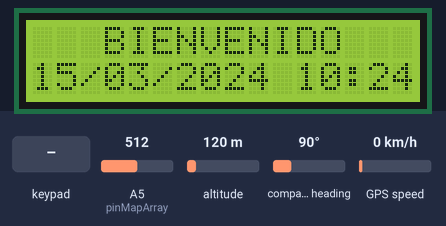
A sketch run on a simulated Arduino Mega 2560, built with avr-gcc and run on an emulated ATmega2560. On the bench: 16×2 character LCD. The test bench sets the inputs (shaded band); at power-on: A5 (pinMapArray) = 512, altitude 120 m, compass heading 90°, GPS speed 0 km/h. The local clock reads 2024-03-15 10:24:30 at power-on unless the sketch sets it; storage starts empty; the GPS gets a fix after 3 s at 37.7749, -122.4194 with 8 satellites; what the sketch prints to the serial monitor is not drawn.

Above: at 1.2 s.
1.3 s: keypad keys 2 9 3 1 3 3 3 5 D pressed 0.4 s apart
At 5.6 s:
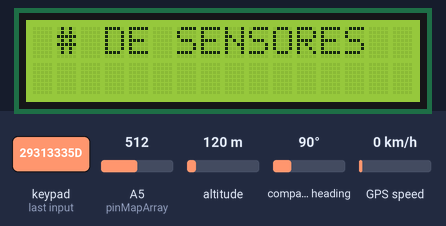
6.4 s: key '1' pressed
At 7.6 s:
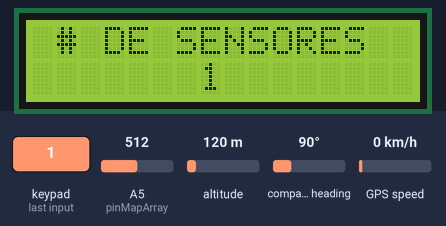
7.9 s: key 'D' pressed
At 9.1 s:
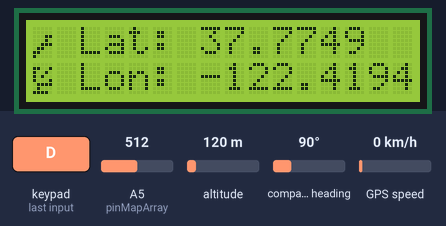
9.4 s: keypad keys 3 7 3 9 4 1 4 3 D pressed 0.4 s apart
At 10.8 s:
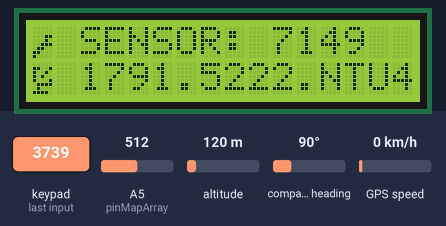
14.5 s: keypad keys 1 3 9 7 2 2 2 2 D pressed 0.4 s apart
At 15.7 s:
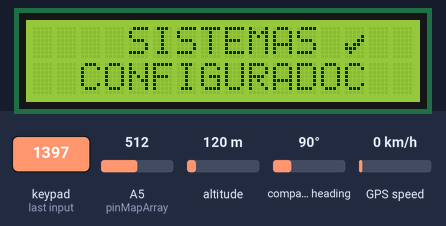
Timing chart, 0 to 17.5 s (numbered marks = the images above; inputs shaded):
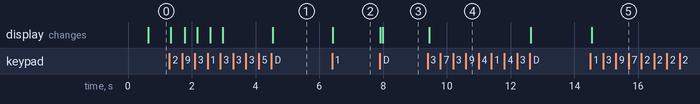

Measured:
- after the input at 1.3 s, the display: first changes at once (image 1 shows a later state)
- after the input at 6.4 s, the display: changes at once (image 2)
- after the input at 7.9 s, the display: first changes at once (image 3 shows a later state)
- after the input at 9.4 s, the display: changes at once (image 4)
- after the input at 14.5 s, the display: changes at once (image 5)

The sketch:

InterfazTesis.ino
```cpp
#include <TinyGPS.h>
#include <LiquidCrystal_I2C.h>
#include <Wire.h>
#include <Keypad.h>
#include <RTClib.h>
#include <SPI.h>
#include <SdFat.h>

#define SSpin 53

void iPrincipalMenu();
int GetSystemParameters(int currentInterface, int sampleRate, int numberOfSensors);
String dateTime;

const int NUMBERS_OF_SENSORS_ALLOWED = 5;

LiquidCrystal_I2C lcd(0x3F, 16, 2);
RTC_DS1307 RTC;
TinyGPS GPS;
File fileObject;
SdFat SD;

const byte rowsCount = 4;
const byte columsCount = 4;

char keys[4][4] = {
   { '1','2','3', 'A' },
   { '4','5','6', 'B' },
   { '7','8','9', 'C' },
   { '*','0','#', 'D' }
};

const byte rowPins[4] = { 29, 31, 33, 35 };
const byte columnPins[4] = { 37, 39, 41, 43 };

Keypad keypad = Keypad(makeKeymap(keys), rowPins, columnPins, rowsCount, columsCount);

const int pinMapArray[NUMBERS_OF_SENSORS_ALLOWED] = {A5,A4,A0,A1,A2};
int availableSensors[NUMBERS_OF_SENSORS_ALLOWED];

bool Screen = true;
int samplingRate = 0;
int numberOfSensors = 0;
bool SDStatus = true;
float latitude, longitude;
unsigned long age = 0;
String txtString=".txt";
String newFile;


void setup() {

  RTC.begin();
  Serial.begin(9600);
  Serial3.begin(9600);

  Serial.println("TESTING...");
  lcd.init();
  lcd.backlight();

  String dateTime = GetTime(1);
  newFile = dateTime + txtString;
  Serial.println(newFile);

}

void loop() {

int currentInterface = 0;

while(Screen){

  while (currentInterface == 0 && Screen == true){
    iSDDiagnostic();
    currentInterface = currentInterface + 10;
  }

  while (currentInterface == 10 && Screen == true) {
  String dateTime = GetTime(0);  iPrincipalMenu(dateTime); char KeyP = keypad.getKey();
  if (KeyP){currentInterface=ChangeInterface(currentInterface,KeyP);}
  }

  while (currentInterface == 20 && Screen == true) {
  int aux = GetSystemParameters(currentInterface, samplingRate, numberOfSensors);
  Serial.print("Frecuencia de muestreo: "); Serial.print(aux); Serial.println(" minutos");
  samplingRate = aux*1000;
  currentInterface = currentInterface + 10;}

  while (currentInterface == 30 && Screen == true) {
  int aux = GetSystemParameters(currentInterface, samplingRate, numberOfSensors);
  Serial.print("Numero de sensores: "); Serial.println(aux);
  numberOfSensors = aux;
  for (int i=0; i<numberOfSensors; i++){
    availableSensors[i]=pinMapArray[i];
  }
  currentInterface = currentInterface + 10;}

  while (currentInterface == 40 && Screen == true) {
  getGPS(); iGPSDiagnostic(latitude,longitude); char KeyP = keypad.getKey();
  if (KeyP){currentInterface=ChangeInterface(currentInterface,KeyP);}}

  while (currentInterface == 50 && Screen == true) {
  iSensorsDiagnostic(numberOfSensors); char KeyP = keypad.getKey();
  currentInterface = 60;
  }

  while (currentInterface == 60 && Screen == true) {
  iCredits(); char KeyP = keypad.getKey();
  if (KeyP){currentInterface=ChangeInterface(currentInterface,KeyP);}
  }

  while (currentInterface == 70 && Screen == true) {
  iSystemReady(); char KeyP = keypad.getKey();
  if (KeyP){currentInterface=ChangeInterface(currentInterface,KeyP);}
  }

  fileObject = SD.open(newFile, FILE_WRITE);
  SDCardPrintHeaders(fileObject);

  }

  fileObject = SD.open(newFile, FILE_WRITE);
  SDCardSaveData(fileObject);
  delay(samplingRate);

}
```

InterfaceFunctions.ino
```cpp
const byte prevArrow[] = {B00011,B00110,B01100,B11000,B11000,B01100,B00110,B00011}; // <-
const byte nextArrow[] = {B11000,B01100,B00110,B00011,B00011,B00110,B01100,B11000}; // ->
const byte keyIcon[]   = {B00000,B00000,B00011,B00010,B00111,B01100,B11000,B10000};
const byte gpsIcon[]   = {B00000,B11001,B10010,B10100,B10001,B01111,B01000,B11110};
const byte checkIcon[] = {B00000,B00000,B00001,B00011,B10110,B11100,B01000,B00000};

void iSDDiagnostic(){
  int b1 = 0;
  while (b1 == 0) {
    if (!SD.begin(SSpin)) {
      lcd.setCursor(4,0);
      lcd.print("FALLO SD");
      delay(500);
    }
    else {
      fileObject = SD.open(newFile, FILE_WRITE);
      if (fileObject) {
        fileObject.println("Medición de turbidez");
        fileObject.close();
        b1 = 1;

      } else {
        lcd.setCursor(4,0);
        lcd.print("ERROR SD");
      }
    }
  }
  lcd.home();
  lcd.setCursor(3,0);
  lcd.print("SD CORRECTA");
  delay(500);
  lcd.clear();
}


int GetSystemParameters(int currentInterface, int sampleRate, int numberOfSensors){

  if( currentInterface==20 ){
  bool OK = false;
  char NumP[] = {' ', ' ', ' ', ' ', ' ', ' ', ' ',' ',' ', ' ', ' ', ' ', ' ', ' ', ' ',' ',};
  int C = 0;

  while (OK == false){
    iSamplingRate(NumP);
    char Num = keypad.waitForKey();
    if (Num == '0'||Num == '1'||Num == '2'||Num == '3'||Num == '4'||Num == '5'||Num == '6'||Num == '7'||Num == '8'||Num == '9')
    {
      NumP[C] = Num;
      iSamplingRate(NumP);
    for (int i=0; i < 1; i++){
      i++; C++;
      }
    }
    else if (Num == 'A') {
      if (C>0){
        NumP[C-1]=' ';
        C=C-1;
      }
      }

    else if(Num == 'D'){
      int NumInt = atoi(NumP);
      if (NumInt > 0){
        lcd.clear();
        OK=true;
        return(NumInt);
        }}}}

  if( currentInterface==30 ){
  bool OK = false;
  char NumP[] = {' ', ' ', ' ', ' ', ' ', ' ', ' ',' ',' ', ' ', ' ', ' ', ' ', ' ', ' ',' ',};
  int C = 0;

  while (OK == false){
    NumberOfSensors(NumP);
    char Num = keypad.waitForKey();
    if (Num == '0'||Num == '1'||Num == '2'||Num == '3'||Num == '4'||Num == '5'||Num == '6'||Num == '7'||Num == '8'||Num == '9')
    { NumP[C] = Num; NumberOfSensors(NumP);
    for (int i=0; i < 1; i++){ i++; C++;}}
    else if (Num == 'A') { if (C>0){
        NumP[C-1]=' ';
        C=C-1;
      }}

    else if(Num == 'D'){
    int NumInt = atoi(NumP);
    if (NumInt > 0 && NumInt <= NUMBERS_OF_SENSORS_ALLOWED){
        lcd.clear();
        bool OK2 = false;
        OK=true;
        OK2=true;
        lcd.clear();
        return(NumInt);
        }

    }}}
    }

void iCredits(){
  lcd.setCursor(4, 0);
  lcd.print("CREDITOS");
  lcd.setCursor(3,1); lcd.print("JAVO & GAMC");}

void iNotifications(){
  lcd.setCursor(2, 0);
  lcd.print("ALERTA SD:");
  lcd.setCursor(1, 1);
  lcd.print("NO ENCONTRADA");
  }

void iPrincipalMenu(String dateTime){
  lcd.setCursor(3, 0);
  lcd.print("BIENVENIDO");
  lcd.setCursor(0,1);
  lcd.print(dateTime);
  }

void iAdjustSamplingRateMenu(){
  lcd.createChar(0, prevArrow); lcd.createChar(1, nextArrow);
  lcd.home(); lcd.write(0);
  lcd.setCursor(15,0);  lcd.write(1);
  lcd.setCursor(4, 0);
  lcd.print("AJUSTAR");
  lcd.setCursor(1, 1);
  lcd.print("FREQ MUESTREO:");
  }

void iSensorDiagnostic(int sensorNumber, float sensorValue){
  lcd.createChar(0, keyIcon);
  lcd.home(); lcd.write(0);
  lcd.createChar(1, gpsIcon);
  lcd.setCursor(0,1); lcd.write(1);
  lcd.setCursor(2,0); lcd.print("SENSOR: ");
  lcd.setCursor(11,0); lcd.print(sensorNumber);
  lcd.setCursor(2,1); lcd.print(sensorValue);
  lcd.setCursor(12,1); lcd.print("NTU");}

void iSensorsDiagnostic(int numberOfSensors){

  char sensorsArray[numberOfSensors];
  for (int i=1; i<= numberOfSensors; i++){
    sensorsArray[i-1]=(i);
  }

  int sensorCounter = 0;

  while(sensorCounter < numberOfSensors){
    float sensorValue = GetSensorValue(availableSensors[sensorCounter]);
    iSensorDiagnostic(sensorsArray[sensorCounter], sensorValue);
    char Num = keypad.getKey();
    if (Num == 'D'){ sensorCounter++; lcd.clear();}
  }}

void iGPSDiagnostic(float latitude, float longitude){
  lcd.createChar(0, keyIcon);
  lcd.home(); lcd.write(0);
  lcd.createChar(1, gpsIcon);
  lcd.setCursor(0,1); lcd.write(1);
  lcd.setCursor(2,0); lcd.print("Lat:");
  lcd.setCursor(7,0); lcd.print(latitude,4);
  lcd.setCursor(2,1); lcd.print("Lon:");
  lcd.setCursor(7,1); lcd.print(longitude,4);}
void iSystemReady(){
  lcd.createChar(0,checkIcon); lcd.setCursor(13, 0); lcd.write(0);
  lcd.setCursor(4, 0);
  lcd.print("SISTEMA");
  lcd.setCursor(2,1); lcd.print("CONFIGURADO");}

void iSamplingRate(char sampleRate[16]){
  lcd.setCursor(0,0); lcd.print("FREC DE MUESTREO");
  lcd.setCursor(4,1); lcd.print(sampleRate); lcd.setCursor(8,1); lcd.print("min");}

void NumberOfSensors(char numberOfSensors[16]){
  lcd.setCursor(1,0); lcd.print("# DE SENSORES");
  lcd.setCursor(7,1); lcd.print(numberOfSensors);}

int ChangeInterface(int currentInterface, char keyPressed){

  if (currentInterface == 70 && keyPressed == 'D'){
    Screen = false;
    lcd.clear();
    lcd.noBacklight();
    return(0);
  }
  else if (keyPressed == 'D'){
    lcd.clear();
    int newInterface = currentInterface+10;
    return (newInterface);
  }
  }

/* ELECTRONIC FUNCTIONS */

String GetTime(int returnSelector){
  DateTime now = RTC.now();
  if (returnSelector == 0){
    char buf1[] = "DD/MM/YYYY hh:mm ";
    String dateTime = now.toString(buf1);
    return(dateTime);

  }

  if (returnSelector == 1) {
    char buf1[] = "YYYY_MM_DD_hh_mm";
    String dateTime = now.toString(buf1);
    return(dateTime);
  }

}

void getGPS(){

  while(Serial3.available()){
    if(GPS.encode(Serial3.read()))
    {
    GPS.f_get_position(&latitude,&longitude,&age);
   }
  }
  }

float GetSensorValue(int pinSensor){
  float sensorValue = analogRead(pinSensor);
  float voltage = sensorValue * (5.0 / 1024.0);
  //Serial.println(voltage);
  float NTU = ( -(36.063*pow(voltage,4)) + (344.75*pow(voltage,3)) - (795.75*pow(voltage,2)) - (1686.9*(voltage)) + 7004.2 );
  //-4E-15x4 + 3E-12x3 + 2E-07x2 - 0,0015x + 4,445
  return NTU;
}

void SDCardPrintHeaders(File fileObject){
if (fileObject) {
    fileObject.print("Fecha,");
    int sensorCounter = 0;
    while(sensorCounter < numberOfSensors){
      fileObject.print("Sensor");
      fileObject.print(sensorCounter+1);
      fileObject.print(",");
      sensorCounter++;
      }
    fileObject.print("Latitud,");
    fileObject.println("Longitud");
    fileObject.close();
  }
}

void SDCardSaveData(File fileObject){
  if (fileObject) {

  String dateTime = GetTime(0);
  fileObject.print (dateTime);
  fileObject.print(",");
  int sensorCounter = 0;
  while(sensorCounter < numberOfSensors){
    float sensorValue = GetSensorValue(availableSensors[sensorCounter]);
//    Serial.print("Sensor");
//    Serial.print(sensorCounter+1);
//    Serial.print(": ");
    fileObject.print(sensorValue);
    fileObject.print(",");
    sensorCounter++;
    }
  getGPS();
  fileObject.print(latitude,5);
  fileObject.print(",");
  fileObject.println(longitude,5);
  fileObject.close();
  }
}
```
